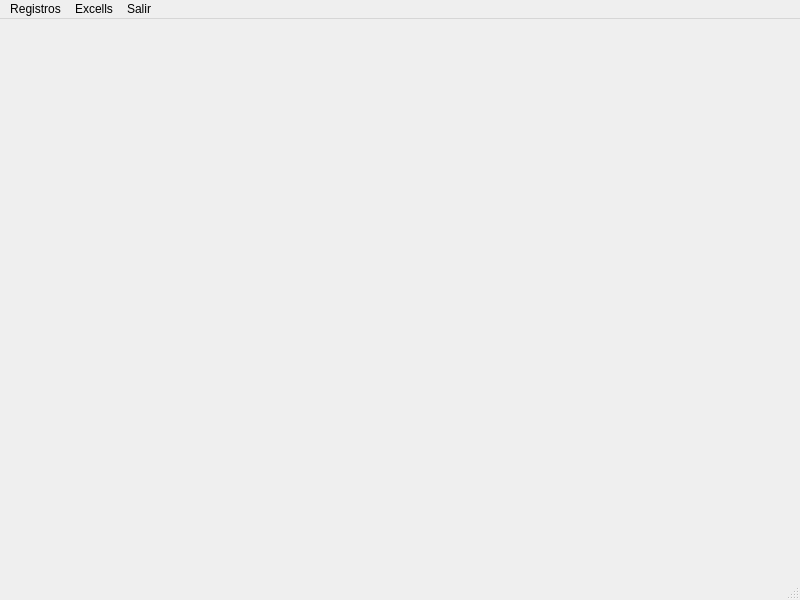
<?xml version="1.0" encoding="UTF-8"?>
<ui version="4.0">
 <class>MainWindow</class>
 <widget class="QMainWindow" name="MainWindow">
  <property name="geometry">
   <rect>
    <x>0</x>
    <y>0</y>
    <width>800</width>
    <height>600</height>
   </rect>
  </property>
  <property name="windowTitle">
   <string>Proyecto</string>
  </property>
  <widget class="QWidget" name="centralwidget"/>
  <widget class="QMenuBar" name="menubar">
   <property name="geometry">
    <rect>
     <x>0</x>
     <y>0</y>
     <width>800</width>
     <height>33</height>
    </rect>
   </property>
   <widget class="QMenu" name="menuRegistros">
    <property name="title">
     <string>Registros</string>
    </property>
    <addaction name="separator"/>
    <addaction name="actionJuntas"/>
    <addaction name="separator"/>
    <addaction name="actionInstituciones"/>
    <addaction name="separator"/>
    <addaction name="actionHogares"/>
    <addaction name="separator"/>
   </widget>
   <widget class="QMenu" name="menuExcells">
    <property name="title">
     <string>Excells</string>
    </property>
    <addaction name="separator"/>
    <addaction name="actionPlanes_Inversi_n"/>
    <addaction name="separator"/>
    <addaction name="actionInforme_Liquidaci_n"/>
    <addaction name="separator"/>
   </widget>
   <widget class="QMenu" name="menuSalir">
    <property name="title">
     <string>Salir</string>
    </property>
    <addaction name="separator"/>
    <addaction name="actionSalir"/>
    <addaction name="separator"/>
   </widget>
   <addaction name="menuRegistros"/>
   <addaction name="menuExcells"/>
   <addaction name="menuSalir"/>
  </widget>
  <widget class="QStatusBar" name="statusbar"/>
  <action name="actionJuntas">
   <property name="text">
    <string>Juntas</string>
   </property>
  </action>
  <action name="actionInstituciones">
   <property name="text">
    <string>Instituciones</string>
   </property>
  </action>
  <action name="actionHogares">
   <property name="text">
    <string>Hogares</string>
   </property>
  </action>
  <action name="actionPlanes_Inversi_n">
   <property name="text">
    <string>Planes Inversión</string>
   </property>
  </action>
  <action name="actionInforme_Liquidaci_n">
   <property name="text">
    <string>Informe Liquidación</string>
   </property>
  </action>
  <action name="actionSalir">
   <property name="text">
    <string>Salir</string>
   </property>
  </action>
 </widget>
 <resources/>
 <connections/>
</ui>
